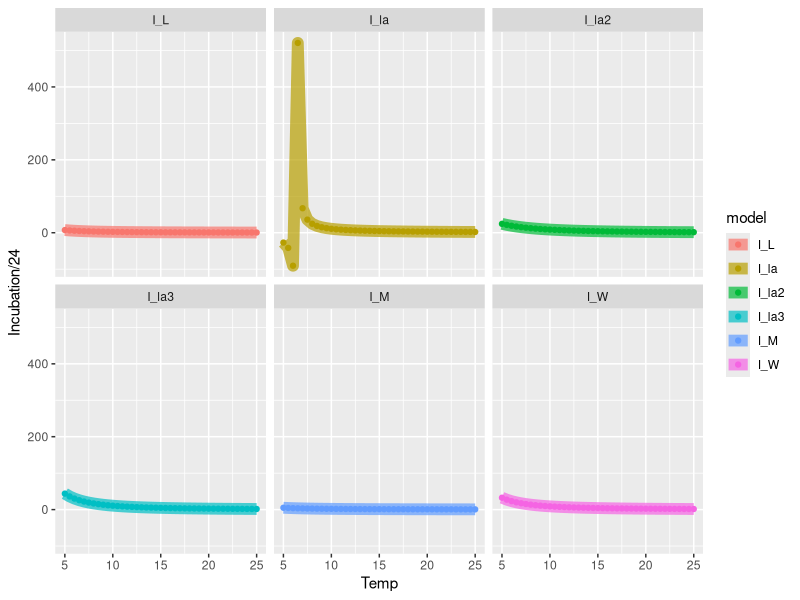
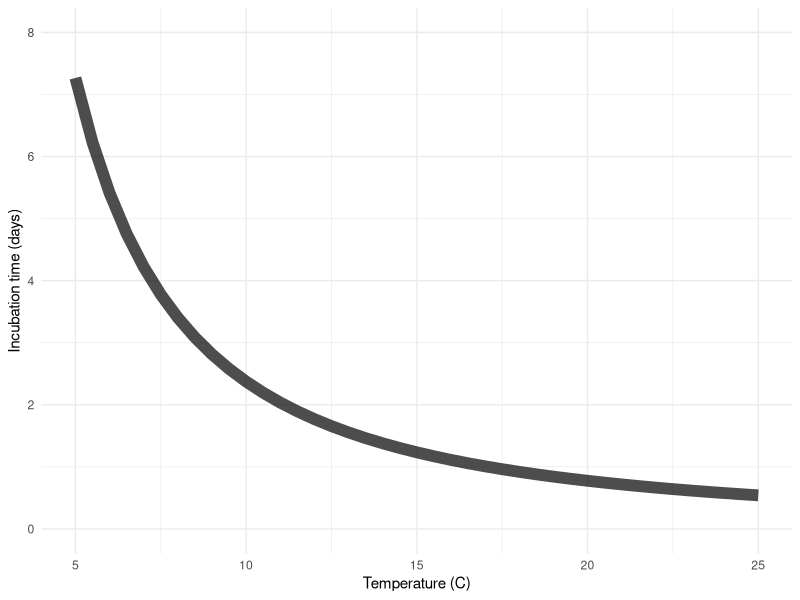

R code for these plots, in order:
# Mackerel egg incubation functions to assist in the stock assessment of Atlantic mackerel (northern contingent)
# by: Andrew D. Smith 2020


# Incubation 

# Atlantic mackerel (Scomber scombrus) egg incubation as functions of sea water temperature (C)

# All incubation equations take the form of power functions: I = a*temperature^b; log(I) = log(a) + b * temperature); I = exp(b * log(temperature) + a)
# These equations are simplifications of equations proposed by Belehradex (1930, 1935) whereby I = a*(T-a)^ b and not I = a*T^b

# For the Northwest Atlantic mackerel, the mean temperature of the first 10 m of the sea surface are used as derived from CTD casts.

## 1) Worley 1933
### Worley, L. G. 1933.  Development of the egg of the mackerel at different constant temperatures. J. Gen. Physiol. 16:841-857.

#' Mackerel egg incubation - Worley 1933 - NWA mackerel
#' The  spawning  season  of  the  mackerel  at  Woods  Hole,  during  1931 and  1932  embraced  the  period  from  about  May  15  to  June  20.  The sea  water  temperature  at  Woods  Hole  during  this  period  increased from  about  11.5  ?  to  18?C. Early  June  experiments  demonstrated  that  mackerel  eggs  fail  to cleave  normally  at  temperatures  as  low  as  10  ?,  although  they  develop in  a  typical  manner  at  11?C.  Embryos  which  were  held  at  a  thermostat  temperature  of  8  ?  displayed  no  development  whatever,  although eggs  were  kept  under  observation  at  this  temperature  for  approximately  48  hours.  The  nuclei  of  eggs  held  at  8.5  ?  underwent  division as  many  as  four  times,  so  that  16  nuclei  resulted  in  each  egg,  but  there was  no  cytoplasmic  division.  
#' DOI: 10.1085/jgp.16.5.841 
#' 
#' Abstract:
#' 1. Mackerel egg development was followed to hatching at constant temperatures of 10 degrees , 11 degrees , 12 degrees , 13 degrees , 14 degrees , 15 degrees , 16 degrees , 17 degrees , 18 degrees , 19 degrees , 20 degrees , 21 degrees , 22 degrees , and 24 degrees C. Experiment showed that typical development could be realized only between 11 degrees and 21 degrees . 2. The length of the developmental period increases from 49.5 hours to 207 hours when the temperature is lowered from 21 degrees to 10 degrees C. 3. The calculated micro for the development of the mackerel egg is about 19,000 at temperatures above 15 degrees and approximately 24,900 for temperatures below 15 degrees C. 15 degrees is, apparently, a critical temperature for this process. 4. The calculated values of micro for eight stages of development preceding hatching, i.e. 6 somites, 12 somites, 18 somites, 24 somites, three-quarters circles, four-fifths circles, five-sixths circles, and full circles, are essentially the same as the micro's for hatching, indicating that the rate of differentiation up to hatching is governed by one process throughout. Critical temperatures for these stages approximate 15 degrees . 5. The total mortality during the incubation period was least at 16 degrees C. where it amounted to 43 per cent. At temperatures above and below this there was a steady increase in the percentage of mortality which reached 100 per cent at 10 degrees and 21 degrees .
#' 
#' Equation in days originaly: I = (exp(-1.87 * log(t) + 9.67)) * 0.0417;0.0417 days  = 1 hour
#' Equation not actually in original paper but others including JJ Maguire derived it
#' @param t temperature in degrees celsisus
#' @return incubation time in hours
#' @export
#' @examples
#'I_worley(13)
I_worley <- function(t){
  I = (exp(-1.87 * log(t) + 9.67)) 
  I
}

### 2) Lockwood et al., 1977
#### Lockwood, S. J., J. H. Nichols, and S. H. Coombs. 1977. The development rates of mackerel (Scomber scombrusL.) eggs over a range of temperatures. ICES CM 1977/J:13, 13 p 

#' Mackerel egg incubation - Lockwood 1977 - NEA mackerel
#' Bay of Biscay
#' @param t t = temperature in degrees Celsisus. 
#' @return incubation time in hours
#' @export
#' @examples I = I_Lockwood(10)
I_lockwood <- function(t){
  I = exp(-1.614 * log(t) + 7.759)
  I
}

### 3) Lanctot 1980
# The development and early growth of embryos and larvae of the Atlantic mackerel, Scomber scombrus L., at different temperatures / by Marthe Lanctot
# Eggs from St. George's Bay Nova Scotia. Laboratory study with temperatures ranging from 8 - 23 C
# Eggs from surface tows on June 21, 1978 - temp = 9.5 C
# Also from artificially fertilized eggs by capturing mature male and female
# claims that lockwood got the eqn wrong from Belehradex (1930, 1935) whereby I = a*(T-a)^ b and not I = a*T^b

#' Mackerel egg incubation - Lanctot 1980 - NWA mackerel - 1
#' Lanctot's fitted incubation equation rearranged from 1/hathing time  = -0.00694 + 0.00108*t, r^2 = 0.974
#' @param t temperature in degrees C
#' @return incubation time in hours
#' @export
#' @examples I_lanctot1(10)
I_lanctot1 <- function(t){
  I  = 1/(-0.00694 + (0.00108 * t))
  I
}

#' Mackerel egg incubation - Lanctot 1980 - NWA mackerel - 2
#' As calculated by Lanctot 1980 - this is a refit of Worley's 1933 data r^2 = 0.999 using the formula proposed by Belehradex (1930, 1935)
#' @param t temperature in degrees Celsisus
#' @return incubation time in hours
#' @export
#' @examples I_lanctot2(10)
I_lanctot2 <- function(t){
  I = 182120.99 * (t + 4.8)^-2.516
  I
}

#' Mackerel egg incubation - Lanctot 1980 - NWA mackerel - 3
#' As calculated by Mendiola et al 2006 to get I at the average age of eggs at hatching at temperature t
#' @param t temperature in degrees C
#' @return incubation time in hours
#' @export
#' @examples I_lanctot3(10)
I_lanctot3 <- function(t){
  I = exp(-2.0318 * log(t) + 10.2280)
  I
}

### 4) Mendiola et al., 2006
### Mendiola, D., P. Alvarez, U. Cotano, E. Etxebeste, and A. M. de Murguia. 2006. Effects of temperature on development and mortality of Atlantic mackerel fish eggs. Fish. Res. 80:158-168.
#' Mackerel egg incubation - Mendiola et al., 2006 - NEA mackerel
#' for egg stage 1b which is roughly equivalent to our stage 1 (see ICES documents and Girard 2000)
#' @param t temperature in degrees Celsius
#' @return incubation time in hours
#' @export
#' @examples 
#' I_mendiola(10)
I_mendiola <- function(t){
  I = exp(-1.313 * log(t) + 6.902)
  I
}

# Mendiola also calculates average age at hatch ~ temperature for previous studies
# average age of eggs at hatching at temp C 
# Worley 1933: I = 9.7151*t^-1.8932
# Lanctot 1980: I = 10.2280*t^-2.0318
# Lockwood et al 1977: I = 9.3797 * t^-1.7647
# Mendiola 2006: I = 8.8767*t^-1.5790

# for a vignette
# Comparison of curves
library(magrittr);library(tidyverse)
Temp <- c(seq(5,25,0.5))
Temp <- as.data.frame(Temp)
Temp %>% mutate(I_W = I_worley(Temp),
                I_L = I_lockwood(Temp), # notice that this is the same as I_la3
                I_la = I_lanctot1(Temp),
                I_la2 = I_lanctot2(Temp),
                I_la3 = I_lanctot3(Temp),
                I_M = I_mendiola(Temp)) %>%
  pivot_longer(cols = 2:7, names_to = "model", values_to = "Incubation") %>%
  ggplot(aes(Temp, Incubation/24, colour = model))+geom_line(size = 4, alpha = 0.7)+geom_point()+
  facet_wrap(vars(model))


Temp %>% mutate(Incubation = I_lockwood(Temp)) %>%
  ggplot(aes(Temp, Incubation/24))+
  geom_line(size = 4, alpha = 0.7) + 
  theme_minimal() + 
  labs(x = "Temperature (C)", y = "Incubation time (days)") +
  scale_y_continuous(limits = c(0,8))
